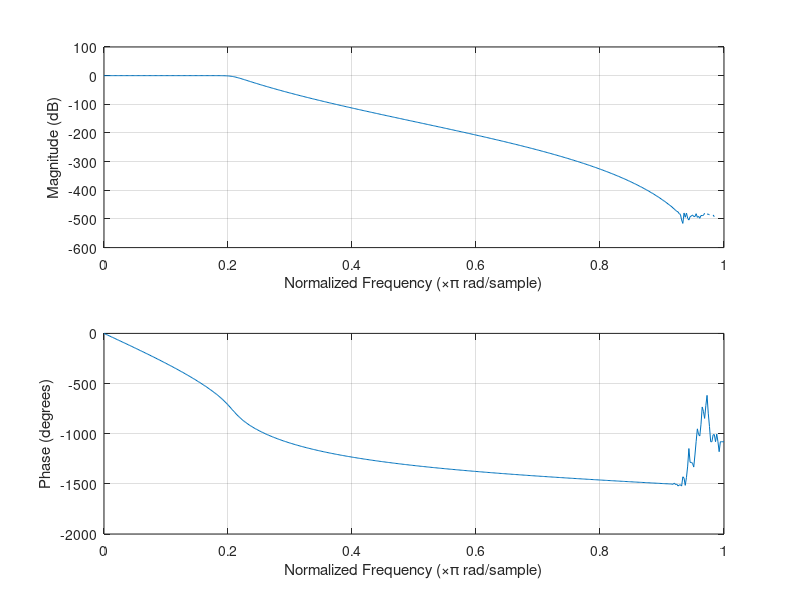
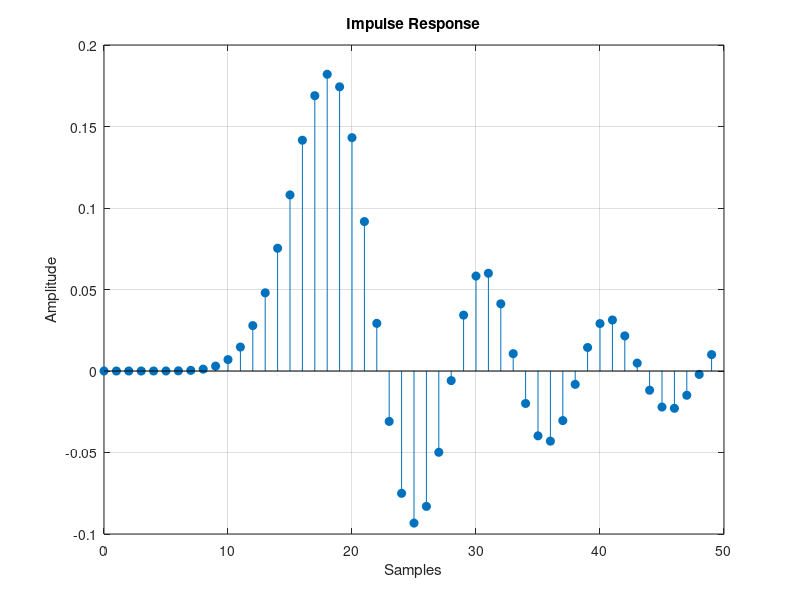

MATLAB code to generate these figures, in order: (Note: this script raises an error after producing the figures.)
clc;
clear;
close all;

Fs = 10000;
Fp = 1000;
Fst = 1500;

[N,Wn] = buttord(Fp/(Fs/2),Fst/(Fs/2),1,60);
[b,a] = butter(N,Wn);

% Frequency Response
figure;
freqz(b,a);

% Impulse Response
[h,n] = impz(b,a,50);
figure;
stem(n,h,'filled');
grid on;
xlabel('Samples');
ylabel('Amplitude');
title('Impulse Response');

% Step Response
figure;
stepz(b,a);

% Pole-Zero Plot
figure;
zplane(b,a);

fprintf('Minimum Filter Order (N) = %d\n',N);
fprintf('Cutoff Frequency (Wn) = %.4f\n',Wn);
